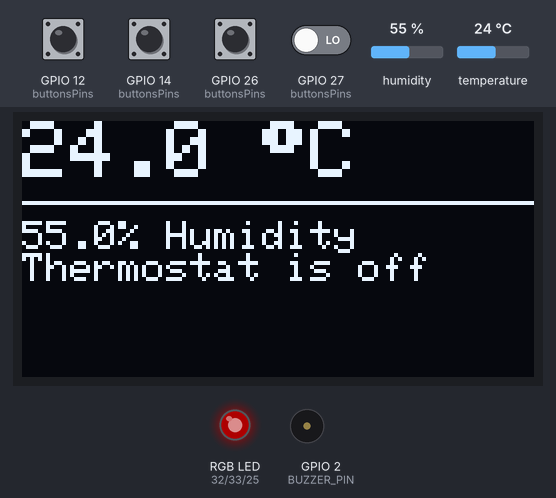
The sketch below on a simulated ESP32. Parts: 128×64 one-colour display, an RGB LED mixed from three pins (HIGH = lit), buzzer (waves = sounding). The test bench sets the inputs (shaded band); at power-on: GPIO 12 (buttonsPins), GPIO 14 (buttonsPins), GPIO 26 (buttonsPins), GPIO 27 (buttonsPins) LOW, humidity 55 %, temperature 24 °C. Dim RGB values are drawn brighter than linear; WiFi joins after 1.5 s; servers stay silent unless stated.

Above: at 2.7 s.
2.8 s: GPIO 12 (buttonsPins) pulled HIGH for 1 s
At 4.4 s:
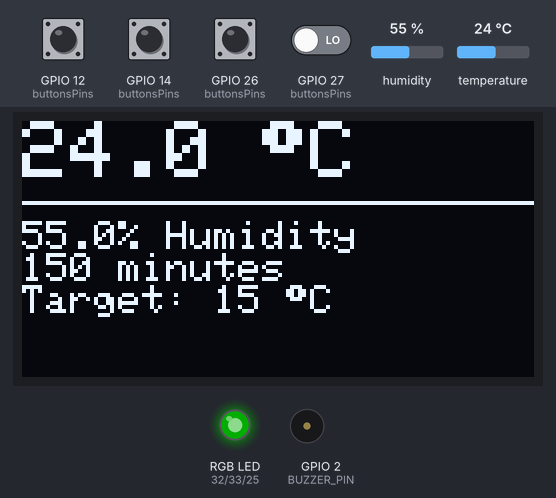
5.3 s: GPIO 14 (buttonsPins) pulled HIGH for 1 s
At 6.35 s:
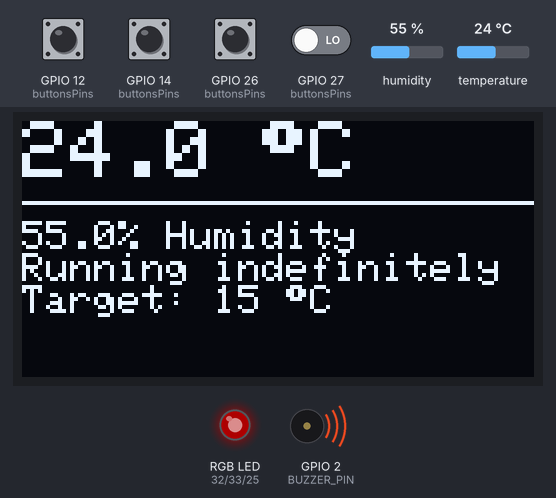
7.8 s: GPIO 26 (buttonsPins) pulled HIGH for 1 s
At 7.99 s:
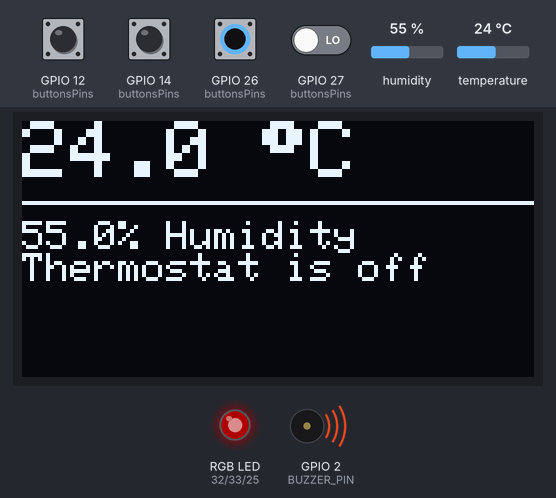
10.3 s: humidity set to 22 %
At 12.8 s:
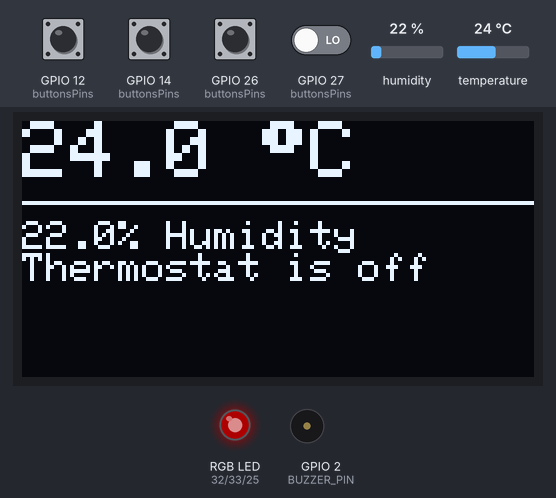
13.4 s: temperature set to 12 °C
At 14.3 s:
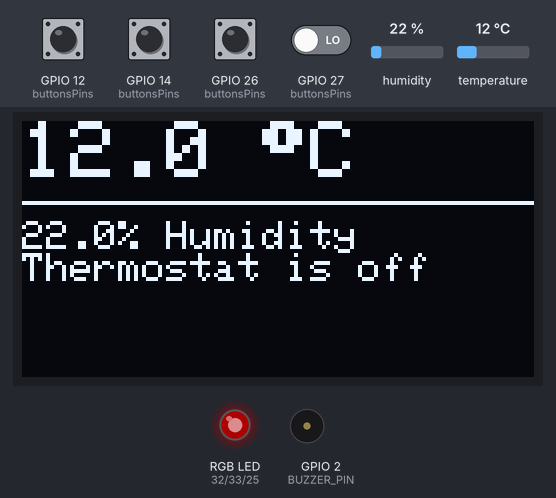
15.4 s: GPIO 12 (buttonsPins) pulled HIGH for 0.15 s
At 15.8 s:
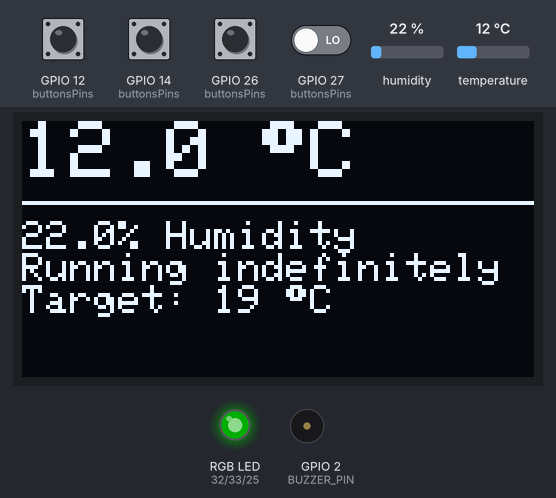
Timing chart, 0 to 18.0 s (numbered marks = the images above; inputs shaded):
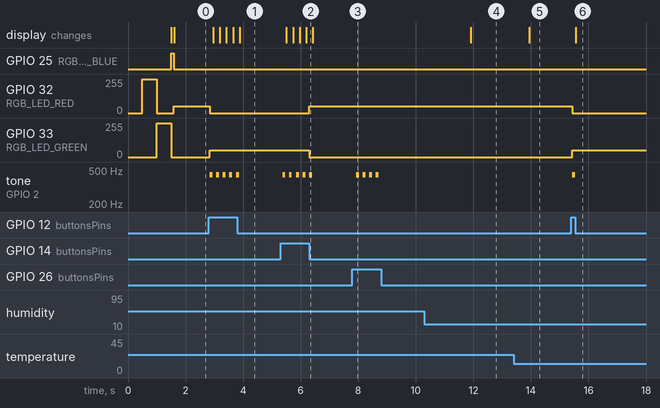

Measured:
- after the input at 2.8 s, GPIO 32 (RGB_LED_RED): 50/255 → 0/255 at once; GPIO 33 (RGB_LED_GREEN): 0/255 → 50/255 at once; tone on GPIO 2 (BUZZER_PIN): alternates 440 Hz for 0.10 s and silent for 0.13 s, 10 changes in all, then stays silent, starting at once; the display: first changes after 0.16 s (image 1 shows a later state)
- after the input at 5.3 s, GPIO 32 (RGB_LED_RED): 0/255 → 50/255 after 1.0 s; GPIO 33 (RGB_LED_GREEN): 50/255 → 0/255 after 1.0 s; tone on GPIO 2 (BUZZER_PIN): alternates 440 Hz for 0.10 s and silent for 0.13 s, 10 changes in all, then stays silent, starting after 0.07 s; the display: first changes after 0.20 s (image 2 shows a later state)
- after the input at 7.8 s, tone on GPIO 2 (BUZZER_PIN): alternates 440 Hz for 0.10 s and silent for 0.13 s, 8 changes in all, then stays silent, starting after 0.13 s
- after the input at 10.3 s, the display: changes after 1.6 s (image 4)
- after the input at 13.4 s, the display: changes after 0.55 s (image 5)
- after the input at 15.4 s, GPIO 32 (RGB_LED_RED): 50/255 → 0/255 at once; GPIO 33 (RGB_LED_GREEN): 0/255 → 50/255 at once; tone on GPIO 2 (BUZZER_PIN): silent → 440 Hz at once, → silent 0.10 s later; the display: changes after 0.16 s (image 6)

The sketch:

microcontroller-software.ino
```cpp
#include <DHT.h>
#include <WiFi.h>
#include <ESPAsyncWebServer.h>
#include <ArduinoJson.h>
#include <Wire.h>
#include <Adafruit_GFX.h>
#include <Adafruit_SSD1306.h>

// ==== Pins ====
#define DHT11_SENSOR_PIN      5

#define BUTTON_TEMP_UP        26
#define BUTTON_TEMP_DOWN      27
#define BUTTON_TIME_UP        14
#define BUTTON_TIME_DOWN      12

#define BUZZER_PIN            2

#define RGB_LED_GREEN         33
#define RGB_LED_RED           32
#define RGB_LED_BLUE          25

// ==== Network Configuration ====
#define WIFI_SSID             "Pi-Hotspot"
#define WIFI_PASSWORD         "admin2raspi"

// ==== Display Configuration ====
#define SCREEN_WIDTH          128
#define SCREEN_HEIGHT         64
#define SCREEN_ADDRESS        0x3C
#define OLED_RESET            -1

// ==== Thermostat Configuration ====
#define RUNNING_INDEFINITELY  200

// ==== RGB Led Pulsing Configuration ====
#define SECONDARY_RED_PULSE   100
#define SECONDARY_GREEN_PULSE 50
#define SECONDARY_BLUE_PULSE  50

// ==== Components ====
DHT dht11(DHT11_SENSOR_PIN, DHT11); // DHT11 temperature & humidity sensor
Adafruit_SSD1306 display(SCREEN_WIDTH, SCREEN_HEIGHT, &Wire, OLED_RESET); // I2C oled dispay

// ==== RGB Led Structure ====
struct RgbLed {
  uint8_t red, green, blue;

  uint8_t pulse_red, pulse_green, pulse_blue;
  uint8_t current_nop, required_nop; // NOP = Number of pulses
  uint8_t pulses_interval;
  unsigned long last_pulse;

  RgbLed() {
    red = green = blue = 0;

    resetPulse();
  }

  RgbLed(uint8_t r, uint8_t g, uint8_t b) {
    red = r;
    green = g;
    blue = b;

    resetPulse();

    setColor(red, green, blue);
  }

  void setColor(uint8_t r, uint8_t g, uint8_t b) {
    red = r;
    green = g;
    blue = b;

    analogWrite(RGB_LED_RED, red);
    analogWrite(RGB_LED_GREEN, green);
    analogWrite(RGB_LED_BLUE, blue);
  }

  void setColorTemporary(uint8_t r, uint8_t g, uint8_t b) {
    analogWrite(RGB_LED_RED, r);
    analogWrite(RGB_LED_GREEN, g);
    analogWrite(RGB_LED_BLUE, b);
  }

  void resetPulse() {
    pulse_red = pulse_green = pulse_blue = 0;
    current_nop = required_nop = 0;
    pulses_interval = 0;
    last_pulse = 0;
  }

  void pulseColor(uint8_t r, uint8_t g, uint8_t b, uint8_t times, uint8_t interval) {
    if(required_nop > 0) // Don't overlap pulses, one is enough to clarify that the thermostat is accessed remotely
      return;

    pulse_red = r;
    pulse_green = g;
    pulse_blue = b;

    pulses_interval = interval;

    last_pulse = millis();
    required_nop = times;
  }

  void updatePulseColor() {
    if(required_nop == 0)
      return;

    unsigned long current_millis = millis();

    if(current_millis - last_pulse < pulses_interval)
      return;

    if(current_nop == required_nop) {
      resetPulse();
      setColorTemporary(red, green, blue);

      return;
    }

    last_pulse = current_millis;

    if(current_nop % 2 == 0)
      setColorTemporary(pulse_red, pulse_green, pulse_blue);
    else
      setColorTemporary(SECONDARY_RED_PULSE, SECONDARY_GREEN_PULSE, SECONDARY_BLUE_PULSE);

    current_nop += 1;
  }
};
RgbLed RGBLed;

// ==== Thermostat Structure ====
struct ThermostatProgram {
  uint8_t targetTemperature = 15;
  volatile uint8_t runningTime = 0;

  void increaseTargetTemp() {
    if(targetTemperature <= 35)
      ++targetTemperature;
  }

  void decreaseTargetTemp() {
    if(targetTemperature >= 15)
      --targetTemperature;
  }

  void increaseRunningTime() {
    if(runningTime >= RUNNING_INDEFINITELY) {
      runningTime = 0;
      RGBLed.setColor(50, 0, 0);

      return;
    }

    if(runningTime == 0)
      RGBLed.setColor(0, 50, 0);

    runningTime += 15;
  }

  void decreaseRunningTime() {
    if(runningTime >= RUNNING_INDEFINITELY) {
      runningTime = 195;

      return;
    }

    if(runningTime == 0) {
      runningTime = RUNNING_INDEFINITELY;
      RGBLed.setColor(0, 50, 0);

      return;
    }

    runningTime -= 15;

    if(runningTime >= RUNNING_INDEFINITELY) // Check for underflow
      runningTime = 0;

    if(runningTime == 0)
      RGBLed.setColor(50, 0, 0);
  }
};

struct ThermostatStatus {
  float currentTemperature;
  float currentHumidity;

  void fetchTempHumidityData() {
    currentTemperature = dht11.readTemperature();
    currentHumidity = dht11.readHumidity();
  }
};


ThermostatProgram T_Program;
ThermostatStatus T_Status;

// ==== Buttons ====
uint8_t buttonsPins[] = {BUTTON_TEMP_UP, BUTTON_TEMP_DOWN, BUTTON_TIME_UP, BUTTON_TIME_DOWN};
#define NUMBER_OF_BUTTONS 4

void initButtons() {
  for(uint8_t i = 0; i < NUMBER_OF_BUTTONS; ++i)
    pinMode(buttonsPins[i], INPUT);
}

uint8_t getPressedButton() {
  for(uint8_t i = 0; i < NUMBER_OF_BUTTONS; ++i)
    if(digitalRead(buttonsPins[i]) == HIGH)
      return buttonsPins[i];
}

// ==== Thermostat Control ====
void phyiscalControl() {
  uint8_t button = getPressedButton();

  switch(button) {
    case BUTTON_TEMP_UP: {
      T_Program.increaseTargetTemp();
      playBuzzer();
      break;
    }
    case BUTTON_TEMP_DOWN: {
      T_Program.decreaseTargetTemp();
      playBuzzer();
      break;
    }
    case BUTTON_TIME_UP: {
      T_Program.increaseRunningTime();
      playBuzzer();
      break;
    }
    case BUTTON_TIME_DOWN: {
      T_Program.decreaseRunningTime();
      playBuzzer();
      break;
    }
  }
}

// ==== Buzzer ====
void initBuzzer() {
  pinMode(BUZZER_PIN, OUTPUT);
}
void playBuzzer() {
  tone(BUZZER_PIN, 440);
  delay(100);
  noTone(BUZZER_PIN);
}

// ==== Network Configuration ====
void connectToWifi() {
  WiFi.begin(WIFI_SSID, WIFI_PASSWORD);
  while (WiFi.status() != WL_CONNECTED) {
    delay(500);
    RGBLed.setColor(255,0,0);
    delay(500);
    RGBLed.setColor(0,255,0);
    delay(500);
    RGBLed.setColor(0,0,255);
  }
}

// ==== Web Server ====
AsyncWebServer server(80);

void initAPIServer() {
  server.on("/api/fetch_data", HTTP_GET, [](AsyncWebServerRequest *request) {
    StaticJsonDocument<200> jsonDoc;

    jsonDoc["currentTemperature"] = T_Status.currentTemperature;
    jsonDoc["currentHumidity"] = T_Status.currentHumidity;
    jsonDoc["targetTemperature"] = T_Program.targetTemperature;
    jsonDoc["runningTime"] = T_Program.runningTime;

    String jsonResponse;
    serializeJson(jsonDoc, jsonResponse);

    request->send(200, "application/json", jsonResponse);
  });

  server.on("/api/increase-target-temp", HTTP_POST, [](AsyncWebServerRequest *request) {
    T_Program.increaseTargetTemp();
    RGBLed.pulseColor(0, 0, 100, 6, 500);
    request->send(200, "application/json", "{\"status\":\"success\"}");
  });

  server.on("/api/decrease-target-temp", HTTP_POST, [](AsyncWebServerRequest *request) {
    T_Program.decreaseTargetTemp();
    RGBLed.pulseColor(0, 0, 100, 6, 500);
    request->send(200, "application/json", "{\"status\":\"success\"}");
  });

  server.on("/api/increase-running-time", HTTP_POST, [](AsyncWebServerRequest *request) {
    T_Program.increaseRunningTime();
    RGBLed.pulseColor(0, 0, 100, 6, 500);
    request->send(200, "application/json", "{\"status\":\"success\"}");
  });

  server.on("/api/decrease-running-time", HTTP_POST, [](AsyncWebServerRequest *request) {
    T_Program.decreaseRunningTime();
    RGBLed.pulseColor(0, 0, 100, 6, 500);
    request->send(200, "application/json", "{\"status\":\"success\"}");
  });

  server.begin();
}

// ==== Display Functions ====
void initDisplay() {
  bool init_success = display.begin(SSD1306_SWITCHCAPVCC, SCREEN_ADDRESS);
  while (!init_success){
    RGBLed.setColor(255,255,0);
    delay(1000);
    RGBLed.setColor(255,0,255);
  }

  refreshDisplay();
}

void refreshDisplay() {
  display.clearDisplay();

  display.setTextColor(SSD1306_WHITE);

  display.setCursor(0, 0);
  display.setTextSize(2);
  String current_temp = String(T_Status.currentTemperature);
  current_temp.remove(current_temp.length() - 1);
  display.println(current_temp + " " + (char) 247 + "C");

  display.drawFastHLine(0, 20, SCREEN_WIDTH, SSD1306_WHITE);

  display.setCursor(0, 25);
  display.setTextSize(1);
  String current_humidity = String(T_Status.currentHumidity);
  current_humidity.remove(current_humidity.length() - 1);
  display.println(current_humidity + "% Humidity");

  String running_status = "Thermostat is off";
  bool thermostat_running = T_Program.runningTime > 0;

  if(thermostat_running)
    running_status = String(T_Program.runningTime) + " minutes";
  if(T_Program.runningTime >= RUNNING_INDEFINITELY)
    running_status = "Running indefinitely";
  display.println(running_status);

  if(thermostat_running)
    display.println("Target: " + String(T_Program.targetTemperature) + " " + (char) 247 + "C");

  display.display();
}

// ==== Thermostat Timer ====
hw_timer_t *timer = NULL;

void IRAM_ATTR onTimer() {
  // Updating thermostat timer
  if(T_Program.runningTime > 0 && T_Program.runningTime < RUNNING_INDEFINITELY) {
    T_Program.runningTime -= 1;

    if(T_Program.runningTime == 0)
      RGBLed.setColor(50, 0, 0);
  }
}

void initThermostatTimer() {
    timer = timerBegin(1000000);
    timerAttachInterrupt(timer, &onTimer);
    timerAlarm(timer, 60000000, true, 0);
}

// ==== RGB Led ====
void initRgbLedPins() {
  pinMode(RGB_LED_RED, OUTPUT);
  pinMode(RGB_LED_GREEN, OUTPUT);
  pinMode(RGB_LED_BLUE, OUTPUT);
}

// ==== Base ====
void setup() {
  dht11.begin(); // This generates a PSARM ERROR, but the program works great.
  initRgbLedPins();
  initBuzzer();
  initButtons();
  connectToWifi();
  initAPIServer();
  initDisplay();
  initThermostatTimer();

  T_Status.fetchTempHumidityData();
  RGBLed = RgbLed(50, 0, 0); // The initial color of the RGB led it's red
}

void loop() {
  phyiscalControl();

  T_Status.fetchTempHumidityData();
  refreshDisplay();
  RGBLed.updatePulseColor();

  delay(100);
}
```
